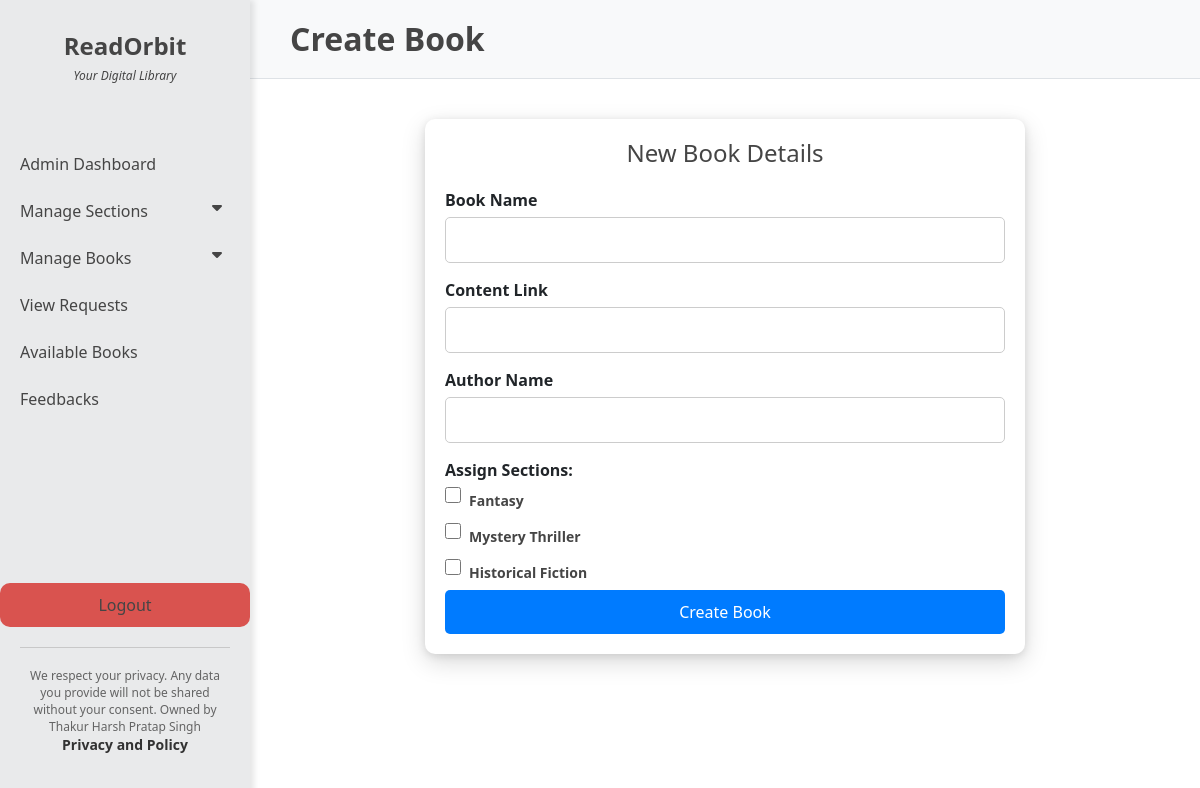
/book_create (signed in), run on the app's committed database.
### models.py (models this page shows)
class Section(db.Model):
    __tablename__ = "section"
    section_id = db.Column(db.Integer() , primary_key = True, autoincrement =True)
    section_name = db.Column(db.String() , nullable = False)
    section_description = db.Column(db.String() , nullable = False)
    section_date_created = db.Column(db.String() , nullable = False)
    section_max_copies_of_book = db.Column(db.Integer())
    section_max_books = db.Column(db.Integer())
    section_no_of_books_added = db.Column(db.Integer(), default =0)

### controllers.py (the view, shortened to what this page needs)
@app.route("/book_create", methods=["GET", "POST"])
def book_create():
    global logged_admin
    if logged_admin:
        sections_from_db = Section.query.all()
        sections = [section for section in sections_from_db if section.section_no_of_books_added < section.section_max_books]
        return render_template("book_create.html", sections=sections)
    return redirect(url_for("admin_login"))

### templates/book_create.html (shortened to what this page needs)
<!DOCTYPE html>
<html lang="en">
<head>
    <link href="https://cdn.jsdelivr.net/npm/bootstrap@5.3.0-alpha1/dist/css/bootstrap.min.css" rel="stylesheet">
    <link href="https://cdnjs.cloudflare.com/ajax/libs/font-awesome/6.0.0/css/all.min.css" rel="stylesheet">
    <link href="https://cdnjs.cloudflare.com/ajax/libs/select2/4.0.13/css/select2.min.css" rel="stylesheet">
</head>
<body>
    <div class="navbar-sidebar">
        <div class="branding">
            <a href="/admin_dashboard" class="branding-link">
                <h1>ReadOrbit</h1>
                <span>Your Digital Library</span>
            </a>
        </div>
        <div class="menu-content">
            <a href="/admin_dashboard">Admin Dashboard</a>
            <button class="dropdown-btn">Manage Sections
                <i class="fa fa-caret-down"></i>
            </button>
            <button class="dropdown-btn">Manage Books
                <i class="fa fa-caret-down"></i>
            </button>
            <a href="/admin_requests">View Requests</a>
            <a href="/available_books">Available Books</a>
            <a href="/feedback_list">Feedbacks</a>
        </div>
        <a href="/logout" class="logout-btn">Logout</a>
        <div class="privacy-policy">
            We respect your privacy. Any data you provide will not be shared without your consent.
            Owned by Thakur Harsh Pratap Singh
            <strong>Privacy and Policy</strong>
        </div>
    </div>
    <div class="content">
        <div class="dashboard-header">
            <h1 class="dashboard-title">Create Book</h1>
        </div>
        <div class="form-container">
            <h2>New Book Details</h2>
            <form method="post">
                <label for="book_name">Book Name</label>
                <input type="text" id="book_name" name="book_name" required="">
                <label for="book_content">Content Link</label>
                <input type="text" id="book_content" name="book_content" required="">
                <label for="book_author_name">Author Name</label>
                <input type="text" id="book_author_name" name="book_author_name" required="">
                <label for="sections"><strong>Assign Sections:</strong></label>
                <div class="section-list">
                    {% for section in sections %}
                    <div class="section-item">
                        <input type="checkbox" name="section_ids" id = {{section.section_id}} value="{{section.section_id}}">
                        <label for="{{section.section_id}}">{{section.section_name}}</label>
                    </div>
                    {% endfor %}
                </div>
                <button type="submit">Create Book</button>
            </form>
        </div>
    </div>
</body>
</html>

### templates/book_create.html (style rules this page uses)
body { font-family: 'Segoe UI', Tahoma, Geneva, Verdana, sans-serif; background-color: #ffffff; margin: 0; padding: 0; }
.navbar-sidebar { position: fixed; top: 0; left: 0; height: 100%; width: 250px; background-color: rgb(233, 234, 235); padding: 20px 0px; color: rgb(69, 69, 69); box-shadow: 4px 0 6px rgba(0, 0, 0, 0.1); z-index: 1000; display: flex; flex-direction: column; justify-content: space-between; }
.navbar-sidebar .branding { text-align: center; margin-bottom: 40px; }
.navbar-sidebar .branding h1 { font-size: 24px; font-weight: bold; margin: 2px; color: rgb(69, 69, 69); }
.navbar-sidebar .branding span { display: block; font-size: 12px; font-style: italic; padding: 4px; color: rgb(69, 69, 69); }
.branding-link { text-align: center !important; text-decoration: none; color: rgb(69, 69, 69) !important; transition: color 0.3s ease; }
.branding-link h1 { font-size: 28px; font-weight: bold; margin: 2px; color: rgb(69, 69, 69); transition: color 0.3s ease; }
.branding-link span { font-size: 14px; font-style: italic; padding: 4px; color: rgb(100, 100, 100); background-color: transparent; }
.menu-content { flex-grow: 1; }
.dropdown-btn, .navbar-sidebar a { display: block; color: rgb(69, 69, 69); text-decoration: none; font-size: 16px; margin-bottom: 3px; padding: 10px 20px; border: none; background: none; width: 100%; text-align: left; cursor: pointer; border-radius: 5px; }
.fa-caret-down { float: right; padding-right: 8px; transition: transform 0.3s ease; }
.logout-btn { text-align: center !important; font-size: 16px; color: white; background-color: #d9534f !important ; padding: 10px 20px !important; border-radius: 10px !important; margin: 0px auto !important; text-decoration: none !important; transition: transform 0.3s ease-in-out !important; }
.privacy-policy { border-top: 1px solid rgb(200, 200, 200); padding-top: 20px; text-align: center; font-size: 12px; color: rgb(100, 100, 100); margin: 20px; line-height: 1.4; }
.privacy-policy strong { display: block; font-size: 14px; color: rgb(50, 50, 50); margin-bottom: 5px; }
.content { margin-left: 250px; padding: 0; }
.dashboard-header { background-color: #f8f9fa; padding: 20px 40px; border-bottom: 1px solid #dee2e6; margin-bottom: 20px; }
.dashboard-title { font-size: 32px; font-weight: bold; color: rgb(69, 69, 69); margin: 0; }
.form-container { max-width: 600px; margin: 40px auto; padding: 20px; background: #fff; border-radius: 10px; box-shadow: 0 8px 24px rgba(0, 0, 0, 0.15), 0 2px 8px rgba(0, 0, 0, 0.1); }
.form-container h2 { font-size: 24px; margin-bottom: 20px; color: rgb(69, 69, 69); text-align: center; }
.form-container label { font-weight: bold; margin-bottom: 5px; display: block; }
.form-container input { width: 100%; padding: 10px; font-size: 16px; border: 1px solid #ccc; border-radius: 5px; margin-bottom: 15px; }
.form-container button { display: block; width: 100%; background-color: #007bff; color: white; border: none; padding: 10px 20px; font-size: 16px; border-radius: 5px; cursor: pointer; transition: background-color 0.3s ease; }
.section-list { display: flex; flex-direction: column; gap: 5px; font-size: 14px; }
.section-item { display: flex; align-items: center; gap: 8px; font-size: 14px; color: rgb(69, 69, 69); }
.section-item input[type="checkbox"] { width: 16px; height: 16px; accent-color: rgb(69, 69, 69); cursor: pointer; }

### data on the page
Section: section_name "Fantasy"
Section: section_name "Mystery Thriller"
Section: section_name "Historical Fiction"
